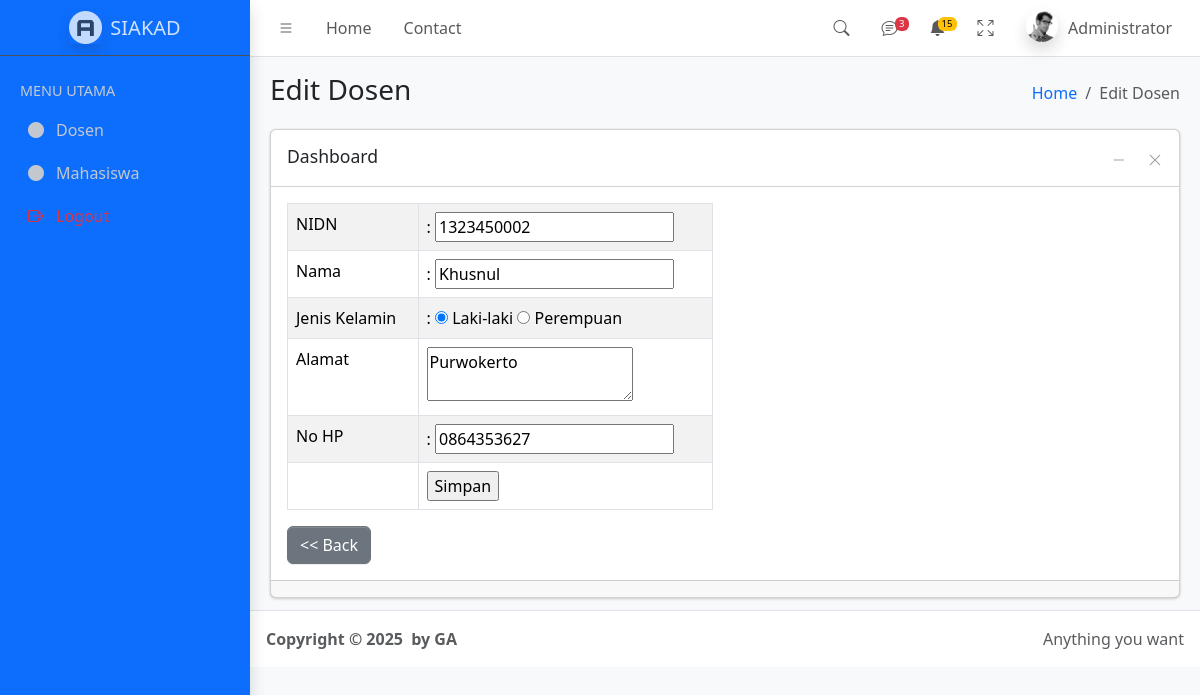
The app's page /admin/?p=edit-dosen&id=2 (signed in) with its own data.
### tables this page shows
CREATE TABLE `dosen` (
  `id` int NOT NULL,
  `nidn` varchar(10) NOT NULL,
  `nama` varchar(75) NOT NULL,
  `jenis_kelamin` enum('L','P') NOT NULL,
  `alamat` varchar(200) NOT NULL,
  `hp` varchar(15) NOT NULL,
  `waktu` datetime NOT NULL
);

### admin/edit-dosen.php (the view, shortened to what this page needs)
<form method="post" action="#">
<?php
require_once "../config.php";
$xid = $_GET['id'];
?>
<main class="app-main">
  <div class="app-content-header">
    <div class="container-fluid">
      <div class="row">
        <div class="col-sm-6">
          <h3 class="mb-0">Edit Dosen</h3>
        </div>
        <div class="col-sm-6">
          <ol class="breadcrumb float-sm-end">
            <li class="breadcrumb-item"><a href="#">Home</a></li>
            <li class="breadcrumb-item active">Edit Dosen</li>
          </ol>
        </div>
      </div>
    </div>
  </div>
  <div class="app-content">
    <div class="container-fluid">
      <div class="row">
        <div class="col-12">
          <div class="card">
            <div class="card-header">
              <h3 class="card-title">Dashboard</h3>
              <div class="card-tools">
                <button type="button" class="btn btn-tool" data-lte-toggle="card-collapse">
                  <i data-lte-icon="collapse" class="bi bi-dash-lg"></i>
                </button>
                <button type="button" class="btn btn-tool" data-lte-toggle="card-remove">
                  <i class="bi bi-x-lg"></i>
                </button>
              </div>
            </div>
            <div class="card-body">
              <div class="row">
                <div class="col-6">
                <?php
                $sql = "SELECT * FROM dosen WHERE id='$xid'";
                $data = $konek->query($sql);
                foreach ($data as $d) {
                    $vjkL = $d['jenis_kelamin'] == "L" ? "checked" : "";
                    $vjkP = $d['jenis_kelamin'] == "P" ? "checked" : "";
                    echo "
                    <table class='table table-bordered table-hover table-striped'>
                      <tr>
                        <td>NIDN</td>
                        <td>: <input type='text' name='nidn' value='{$d['nidn']}'></td>
                      </tr>
                      <tr>
                        <td>Nama</td>
                        <td>: <input type='text' name='nama' value='{$d['nama']}'></td>
                      </tr>
                      <tr>
                        <td>Jenis Kelamin</td>
                        <td>:
                          <input type='radio' name='jk' value='L' $vjkL> Laki-laki
                          <input type='radio' name='jk' value='P' $vjkP> Perempuan
                        </td>
                      </tr>
                      <tr>
                        <td>Alamat</td>
                        <td><textarea name='alamat'>{$d['alamat']}</textarea></td>
                      </tr>
                      <tr>
                        <td>No HP</td>
                        <td>: <input type='text' name='hp' value='{$d['hp']}'></td>
                      </tr>
                      <tr>
                        <td></td>
                        <td><input type='submit' value='Simpan' name='simpan'></td>
                      </tr>
                    </table>
                    ";
                }
                ?>
                <a href="./?p=dosen" class="btn btn-secondary"><< Back</a>
                </div>
              </div>
            </div>
            <div class="card-footer"></div>
          </div>
        </div>
      </div>
    </div>
  </div>
</main>

### records on screen
dosen: nidn "1323450002", nama "Khusnul", alamat "Purwokerto", hp "0864353627"
